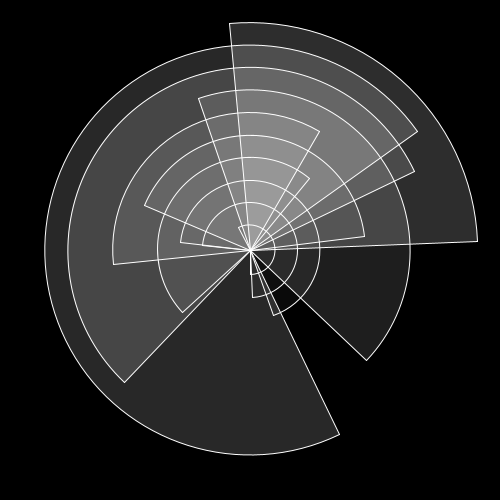
Frame 1 (no input)
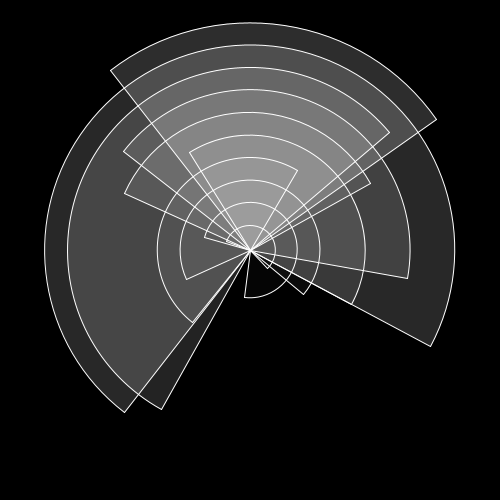
Frame 60 (the mouse pressed at the canvas centre just before this capture)
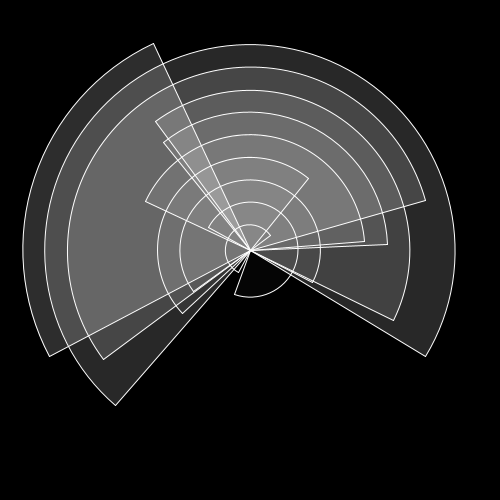
Frame 120 (the mouse held since frame 60 and released just before this capture)

The Processing sketch that drew these frames (run headless with seeded random() and noise(); from frame 60 on, the mouse is pressed at the canvas centre):

// Processing sketch: arcs
// ── arcs.pde
int n = 10;
float width_rads[] = new float[n];
float seeds[] = new float[n];
void setup(){
  size(500,500);
  for(int i=0;i<n;i++){
    width_rads[i] = random(PI/2, 3*PI/2);
    seeds[i] = random(0,100000);
  }
}

void draw(){
  background(0);
  stroke(255);
  for(int i=n-1;i>=0;i--){
    fill(255,map(i,0,n,0,50));
    float rotate_rad = map(noise(seeds[i]),0,1,0,2*PI);
    translate(width/2,height/2);
    rotate(rotate_rad);
    float r = map(i,0,n,50,width);
    PVector lower_pos = new PVector(r*cos(0)/2,r*sin(0)/2);
    PVector upper_pos = new PVector(r*cos(width_rads[i])/2, 
                                  r*sin(width_rads[i])/2);
    arc(0,0,r,r,0,width_rads[i]);
    line(0,0,lower_pos.x,lower_pos.y);
    line(0,0,upper_pos.x,upper_pos.y);
    seeds[i]+=0.01;
    resetMatrix();
  }
}
